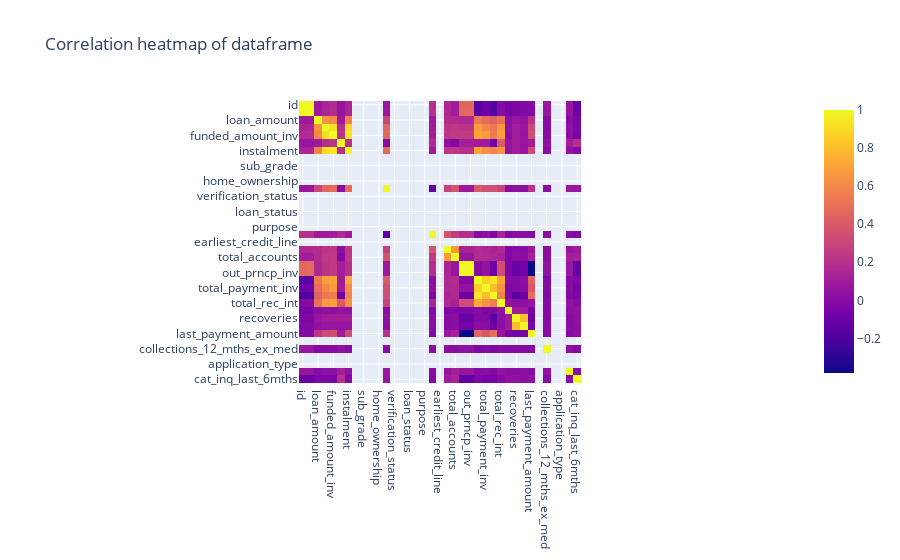

Write notebook code for a chart like this one.
### Markdown cell above
Milestone 3 Task 6 - Identify and drop overly correlated columns

### Code cell
## creating a version of the df without non-numeric columns to enable to create correlation heatmap
numeric_df = new_df.apply(pd.to_numeric, errors="coerce")

## creating correlation heatmap
pl.Plotter.correlation_heatmap(numeric_df)

### Figure 1 — Plotly figure (JSON) as saved in the notebook; plotly's stock layout.template omitted (floating-point values rounded to 4 significant figures; data arrays with more than 128 entries replaced by an {"elided": "..."} marker saying what was removed)
{"data": [{"coloraxis": "coloraxis", "hovertemplate": "x: %{x}<br>y: %{y}<br>color: %{z}<extra></extra>", "name": "0", "type": "heatmap", "x": ["id", "member_id", "loan_amount", "funded_amount", "funded_amount_inv", "int_rate", "instalment", "grade", "sub_grade", "employment_years", "home_ownership", "annual_inc", "verification_status", "issue_date", "loan_status", "payment_plan", "purpose", "dti", "earliest_credit_line", "open_accounts", "total_accounts", "out_prncp", "out_prncp_inv", "total_payment", "total_payment_inv", "total_rec_prncp", "total_rec_int", "total_rec_late_fee", "recoveries", "collection_recovery_fee", "last_payment_amount", "last_credit_pull_date", "collections_12_mths_ex_med", "policy_code", "application_type", "cat_delinq_2yrs", "cat_inq_last_6mths"], "xaxis": "x", "y": ["id", "member_id", "loan_amount", "funded_amount", "funded_amount_inv", "int_rate", "instalment", "grade", "sub_grade", "employment_years", "home_ownership", "annual_inc", "verification_status", "issue_date", "loan_status", "payment_plan", "purpose", "dti", "earliest_credit_line", "open_accounts", "total_accounts", "out_prncp", "out_prncp_inv", "total_payment", "total_payment_inv", "total_rec_prncp", "total_rec_int", "total_rec_late_fee", "recoveries", "collection_recovery_fee", "last_payment_amount", "last_credit_pull_date", "collections_12_mths_ex_med", "policy_code", "application_type", "cat_delinq_2yrs", "cat_inq_last_6mths"], "yaxis": "y", "z": {"elided": "37x37 float values"}}], "layout": {"coloraxis": {"colorscale": [[0, "#0d0887"], [0.1111, "#46039f"], [0.2222, "#7201a8"], [0.3333, "#9c179e"], [0.4444, "#bd3786"], [0.5556, "#d8576b"], [0.6667, "#ed7953"], [0.7778, "#fb9f3a"], [0.8889, "#fdca26"], [1, "#f0f921"]]}, "title": {"text": "Correlation heatmap of dataframe"}, "xaxis": {"anchor": "y", "constrain": "domain", "domain": [0, 1], "scaleanchor": "y"}, "yaxis": {"anchor": "x", "autorange": "reversed", "constrain": "domain", "domain": [0, 1]}}}
